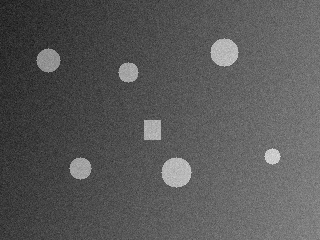
#> input picture labs/samples/01_objects_uneven_light.png, 320 x 240 px
$ python lab09_binary_segmentation.py --image samples/01_objects_uneven_light.png
#> lines starting #> are read from the running program, lines starting #| are printed output that depends on the picture; after the words box and inside, x2 and y2 are one past the last pixel; in counts of white or black regions, pixels touching at a corner belong together
### labs/common.py
"""Общие утилиты: ввод, шум, метрики, тестовые изображения, графики."""
import argparse
import os
import time

import cv2
import matplotlib
import numpy as np

matplotlib.use("Agg")
import matplotlib.pyplot as plt  # noqa: E402


def load(path, color=False):
    """Загрузить изображение (ошибка, если файла нет или он не читается)."""
    if not os.path.isfile(path):
        raise FileNotFoundError(f"Файл не найден: {path}")
    img = cv2.imread(path, cv2.IMREAD_COLOR if color else cv2.IMREAD_GRAYSCALE)
    if img is None:
        raise ValueError(f"Не удалось прочитать: {path}")
    return img


def check(img):
    """Проверить, что вход -- непустое 2D-изображение uint8."""
    if not isinstance(img, np.ndarray) or img.ndim != 2 or img.size == 0 or img.dtype != np.uint8:
        raise ValueError("Нужно непустое 2D-изображение uint8")


def parse(doc, extra=()):
    """Аргументы: --image (иначе демо), --out; extra -- список (имя, kwargs)."""
    p = argparse.ArgumentParser(description=doc)
    p.add_argument("--image", help="путь к изображению (иначе демо-данные)")
    p.add_argument("--out", default="out", help="папка для графиков")
    for name, kw in extra:
        p.add_argument(name, **kw)
    return p.parse_args()


def ms(func, *args, repeat=3):
    """Лучшее время func(*args) в миллисекундах."""
    best = float("inf")
    for _ in range(repeat):
        t0 = time.perf_counter()
        func(*args)
        best = min(best, time.perf_counter() - t0)
    return best * 1e3


# [25 lines left out: functions psnr, iou, f1, gauss, not called in this run]


def salt_pepper(img, amount, seed=0):
    """Импульсный шум: доля amount пикселей -> 0 или 255."""
    r = np.random.default_rng(seed).random(img.shape)
    out = img.copy()
    out[r < amount / 2] = 0
    out[(r >= amount / 2) & (r < amount)] = 255
    return out


def windows(img, k):
    """Окна k x k вокруг каждого пикселя, форма (H, W, k, k); края -- reflect."""
    return np.lib.stride_tricks.sliding_window_view(np.pad(img, k // 2, mode="reflect"), (k, k))


# [39 lines left out: functions demo_objects, demo_lines, demo_text, demo_regions, not called in this run]


def grid(items, out, name, ncols=3):
    """Сохранить subplot из пар (изображение, заголовок); 3 канала = BGR."""
    nrows = -(-len(items) // ncols)
    fig, axes = plt.subplots(nrows, ncols, figsize=(3.2 * ncols, 3.2 * nrows), squeeze=False)
    for ax in axes.ravel():
        ax.axis("off")
    for ax, (img, title) in zip(axes.ravel(), items):
        img = img.astype(np.uint8) * 255 if img.dtype == bool else img
        ax.imshow(cv2.cvtColor(img, cv2.COLOR_BGR2RGB) if img.ndim == 3 else img,
                  cmap="gray", vmin=0, vmax=255 if img.dtype == np.uint8 else None)
        ax.set_title(title, fontsize=9)
    save(fig, out, name)


# [7 lines left out: function plot, not called in this run]


def save(fig, out, name):
    """Сохранить фигуру в out/name и закрыть."""
    os.makedirs(out, exist_ok=True)
    fig.tight_layout()
    fig.savefig(os.path.join(out, name), dpi=100)
    plt.close(fig)

### labs/lab09_binary_segmentation.py
"""Лаба 9. Сегментация бинарных изображений: разметка связных компонент (два прохода + union-find)."""
import cv2
import numpy as np

import common


def label(binary, conn=8):
    """Метки 1..n для компонент 4- или 8-связности -> (labels, n)."""
    common.check(binary)
    h, w = binary.shape
    labels = np.zeros((h, w), np.int32)
    parent = [0]

    def find(a):
        while parent[a] != a:
            parent[a] = parent[parent[a]]  # сжатие путей
            a = parent[a]
        return a

    for y, x in zip(*map(np.ndarray.tolist, np.nonzero(binary))):
        # уже просмотренные соседи: слева, сверху (и две верхние диагонали при 8-связности)
        cand = [(y, x - 1), (y - 1, x)] + ([(y - 1, x - 1), (y - 1, x + 1)] if conn == 8 else [])
        nb = [labels[j, i] for j, i in cand if 0 <= i < w and j >= 0 and labels[j, i]]
        if not nb:
            parent.append(len(parent))
            labels[y, x] = len(parent) - 1
        else:
            labels[y, x] = m = min(nb)
            for v in nb:  # метки соседей -- один объект
                ra, rb = find(m), find(v)
                parent[max(ra, rb)] = min(ra, rb)
    roots = np.array([find(i) for i in range(len(parent))])
    uniq = np.unique(roots[1:])
    remap = np.zeros(len(parent), np.int32)
    remap[1:] = np.searchsorted(uniq, roots[1:]) + 1
    return remap[labels], len(uniq)


def properties(labels, n):
    """Площадь, центр масс (cx, cy) и bbox (x0, y0, x1, y1) каждой компоненты."""
    ys, xs = np.indices(labels.shape)
    f = labels.ravel()
    area = np.bincount(f, minlength=n + 1)[1:].astype(float)
    cx = np.bincount(f, xs.ravel(), n + 1)[1:] / np.maximum(area, 1)
    cy = np.bincount(f, ys.ravel(), n + 1)[1:] / np.maximum(area, 1)
    fg = labels > 0
    box = np.array([[labels.shape[1]] * (n + 1), [labels.shape[0]] * (n + 1), [-1] * (n + 1), [-1] * (n + 1)])
    np.minimum.at(box[0], labels[fg], xs[fg])
    np.minimum.at(box[1], labels[fg], ys[fg])
    np.maximum.at(box[2], labels[fg], xs[fg])
    np.maximum.at(box[3], labels[fg], ys[fg])
    return area, cx, cy, box[:, 1:].T


def drop_small(labels, n, min_area):
    """Удалить компоненты площадью < min_area (шум), перенумеровать."""
    keep = np.bincount(labels.ravel(), minlength=n + 1) >= min_area
    keep[0] = False
    remap = np.zeros(n + 1, np.int32)
    remap[keep] = np.arange(1, keep.sum() + 1)
    return remap[labels], int(keep.sum())


def main():
    args = common.parse(__doc__)
    if args.image:
        g = common.load(args.image)
#> in load, img is the input picture: shape (240, 320); min 20, max 223, mean 88.4
        binary = (g > cv2.threshold(g, 0, 255, cv2.THRESH_OTSU)[0]).astype(np.uint8) * 255
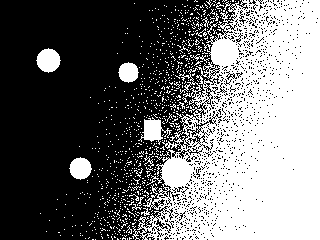
#> binary: shape (240, 320); 43% white; 843 white regions (827 under 20 px), largest, box (x1, y1, x2, y2) and area: (132, 0, 320, 240) 29442, (36, 48, 61, 73) 441, (138, 117, 172, 145) 414
    else:
        binary = common.demo_objects()[1].astype(np.uint8) * 255
    for conn in (4, 8):
        lab, n = label(binary, conn)
        ref_n, ref = cv2.connectedComponents(binary, connectivity=conn)
        pairs = set(zip(lab[lab > 0].tolist(), ref[lab > 0].tolist()))
        print(f"{conn}-связность: наши {n}, cv2 {ref_n - 1}, разбиения совпадают: {len(pairs) == n == ref_n - 1}")
#> this loop made 2 passes
#> (n, ref_n) on passes 1 to 2: (1607, 1608), (843, 844)
#| 4-связность: наши 1607, cv2 1607, разбиения совпадают: True
#| 8-связность: наши 843, cv2 843, разбиения совпадают: True
#> pass 2, in main, `ref_n, ref = cv2.connectedComponents(binary, connectivity=conn)`:
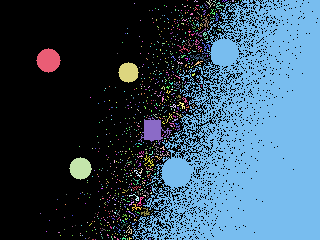
#> ref: shape (240, 320) int32; 844 distinct labels, from 0 to 843; one colour per label, 0 black
    diag = np.zeros((6, 6), np.uint8)
    diag[1, 1] = diag[2, 2] = diag[3, 3] = 255
    print(f"диагональ: 4-связность {label(diag, 4)[1]} объекта, 8-связность {label(diag, 8)[1]}")
    lab, n = label(binary)
#> the loop in label (call 5), `for y, x in zip(*map(np.ndarray.tolist, np.nonzero(binary))):` made 33054 passes
#> (x, cand, nb, m) on passes 9, 11, 15, 17, 19, 20, 22, 27, 28, 29, 30: (226, [(0, 225), (-1, 226), (-1, 225), (-1, 227)], [8], 8), (233, [(0, 232), (-1, 233), (-1, 232), (-1, 234)], [9], 9), (245, [(0, 244), (-1, 245), (-1, 244), (-1, 246)], [12], 12), (248, [(0, 247), (-1, 248), (-1, 247), (-1, 249)], [13], 13), (251, [(0, 250), (-1, 251), (-1, 250), (-1, 252)], [14], 14), (252, [(0, 251), (-1, 252), (-1, 251), (-1, 253)], [14], 14), (255, [(0, 254), (-1, 255), (-1, 254), (-1, 256)], [15], 15), (264, [(0, 263), (-1, 264), (-1, 263), (-1, 265)], [19], 19), (265, [(0, 264), (-1, 265), (-1, 264), (-1, 266)], [19], 19), (266, [(0, 265), (-1, 266), (-1, 265), (-1, 267)], [19], 19), (267, [(0, 266), (-1, 267), (-1, 266), (-1, 268)], [19], 19)
#> m on passes 61, 63, 64, 65, 66, 67: 23, 24, 24, 24, 24, 24
#> after the loop in label (call 5), `for y, x in zip(*map(np.ndarray.tolist, np.nonzero(binary))):`:
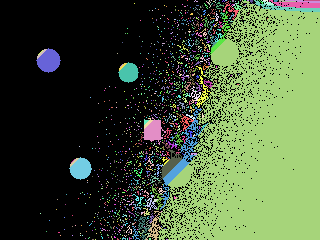
#> labels: shape (240, 320) int32; 1181 distinct labels, from 0 to 1180; one colour per label, 0 black
#> after the loop in label (call 5), `for y, x in zip(*map(np.ndarray.tolist, np.nonzero(binary))):`: parent = 1181 values, max 1179 at index 1179, min 0 at index 0, mean 510.9
#> in label (call 5), `roots = np.array([find(i) for i in range(len(parent))])`: roots = 1181 values, max 1179 at index 1179, min 0 at index 0, mean 491.2
#> in label (call 5), `uniq = np.unique(roots[1:])`: uniq = 843 values from 1 to 1179
#> in label (call 5), `remap = np.zeros(len(parent), np.int32)`: remap = 1181 values from 0 to 0
    area, cx, cy, box = properties(lab, n)
#> in properties, `area = np.bincount(f, minlength=n + 1)[1:].astype(float)`: area = 843 values, max 29442 at index 9, min 1 at index 0, mean 39.21
#> in properties, `cx = np.bincount(f, xs.ravel(), n + 1)[1:] / np.maximum(area, 1)`: cx = 843 values, max 252.5 at index 9, min 40 at index 743, mean 146.6
#> in properties, `cy = np.bincount(f, ys.ravel(), n + 1)[1:] / np.maximum(area, 1)`: cy = 843 values, max 239 at index 841, min 0 at index 0, mean 120.4
#> box = 843 rows, first 6: [187, 0, 187, 0], [194, 0, 197, 1], [206, 0, 212, 7], [211, 0, 211, 0], [213, 0, 215, 2], [219, 0, 219, 0]
    for i in range(min(n, 10)):
        print(f"  №{i + 1}: площадь {int(area[i])}, центр ({cx[i]:.1f}, {cy[i]:.1f}), bbox {box[i].tolist()}")
#> this loop made 10 passes
#|   №1: площадь 1, центр (187.0, 0.0), bbox [187, 0, 187, 0]
#|   №2: площадь 4, центр (195.5, 0.8), bbox [194, 0, 197, 1]
#|   №3: площадь 14, центр (209.1, 3.1), bbox [206, 0, 212, 7]
#|   №4: площадь 1, центр (211.0, 0.0), bbox [211, 0, 211, 0]
#|   №5: площадь 4, центр (214.2, 1.0), bbox [213, 0, 215, 2]
#|   №6: площадь 1, центр (219.0, 0.0), bbox [219, 0, 219, 0]
#|   №7: площадь 5, центр (224.0, 0.4), bbox [222, 0, 226, 1]
#|   №8: площадь 4, центр (232.5, 0.5), bbox [232, 0, 233, 1]
#> (further printed lines are left out)
    print(f"время: наш {common.ms(label, binary, 8, repeat=1):.1f} мс, cv2 {common.ms(cv2.connectedComponents, binary):.3f} мс")
#| время: наш 5077.8 мс, cv2 0.272 мс
    noisy = common.salt_pepper(binary, 0.01)
#> in salt_pepper, `out[(r >= amount / 2) & (r < amount)] = 255`: out: shape (240, 320); 43.1% white; 977 white regions (963 under 20 px), largest, box (x1, y1, x2, y2) and area: (132, 0, 320, 240) 29379, (36, 48, 61, 73) 439, (138, 117, 172, 145) 413
    ln, nn = label(noisy)
#> the loop in label (call 7), `for y, x in zip(*map(np.ndarray.tolist, np.nonzero(binary))):` made 33091 passes
#> (x, cand, nb, m) on passes 4, 11, 13, 17, 19, 21, 22, 24, 29, 30, 31: (196, [(0, 195), (-1, 196), (-1, 195), (-1, 197)], [3], 3), (226, [(0, 225), (-1, 226), (-1, 225), (-1, 227)], [9], 9), (233, [(0, 232), (-1, 233), (-1, 232), (-1, 234)], [10], 10), (245, [(0, 244), (-1, 245), (-1, 244), (-1, 246)], [13], 13), (248, [(0, 247), (-1, 248), (-1, 247), (-1, 249)], [14], 14), (251, [(0, 250), (-1, 251), (-1, 250), (-1, 252)], [15], 15), (252, [(0, 251), (-1, 252), (-1, 251), (-1, 253)], [15], 15), (255, [(0, 254), (-1, 255), (-1, 254), (-1, 256)], [16], 16), (264, [(0, 263), (-1, 264), (-1, 263), (-1, 265)], [20], 20), (265, [(0, 264), (-1, 265), (-1, 264), (-1, 266)], [20], 20), (266, [(0, 265), (-1, 266), (-1, 265), (-1, 267)], [20], 20)
#> m on passes 61, 62, 64, 65, 66, 67: 24, 24, 25, 25, 25, 25
#> after the loop in label (call 7), `for y, x in zip(*map(np.ndarray.tolist, np.nonzero(binary))):`:
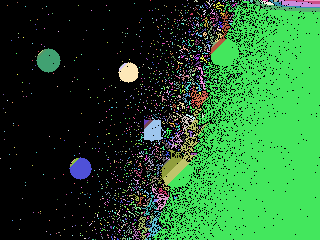
#> labels: shape (240, 320) int32; 1317 distinct labels, from 0 to 1316; one colour per label, 0 black
#> after the loop in label (call 7), `for y, x in zip(*map(np.ndarray.tolist, np.nonzero(binary))):`: parent = 1317 values, max 1315 at index 1315, min 0 at index 0, mean 570.8
#> in label (call 7), `roots = np.array([find(i) for i in range(len(parent))])`: roots = 1317 values, max 1315 at index 1315, min 0 at index 0, mean 552.5
#> in label (call 7), `uniq = np.unique(roots[1:])`: uniq = 977 values from 1 to 1315
#> in label (call 7), `remap = np.zeros(len(parent), np.int32)`: remap = 1317 values from 0 to 0
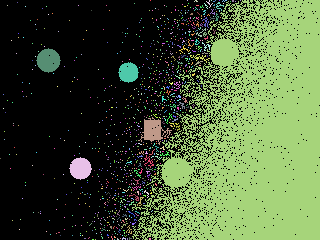
#> ln: shape (240, 320) int32; 978 distinct labels, from 0 to 977; one colour per label, 0 black
#> nn = 977
    lf, nf = drop_small(ln, nn, 30)
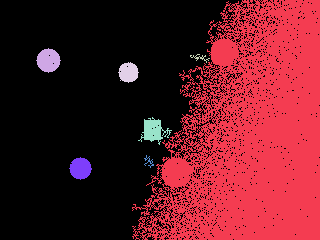
#> lf: shape (240, 320) int32; 8 distinct labels, from 0 to 7; one colour per label, 0 black
#> nf = 7
    print(f"шум 1%: компонент {nn} (честных {n}), после фильтра площади >= 30: {nf}")
#| шум 1%: компонент 977 (честных 843), после фильтра площади >= 30: 7
    color = np.random.default_rng(1).integers(60, 255, (nn + 1, 3)).astype(np.uint8)
#> color = 978 rows, first 8: [152, 159, 207], [245, 66, 88], [220, 244, 108], [120, 229, 142], [113, 221, 110], [139, 185, 167], [76, 65, 228], [206, 223, 164]
    color[0] = 0
    common.grid([(binary, "бинарное"), (color[lab], f"метки n={n}"), (color[ln], f"шум: n={nn}"),
                 (color[lf], f"фильтр площади: n={nf}")], args.out, "lab09.png", 4)
#> in save, `fig.savefig(os.path.join(out, name), dpi=100)`:
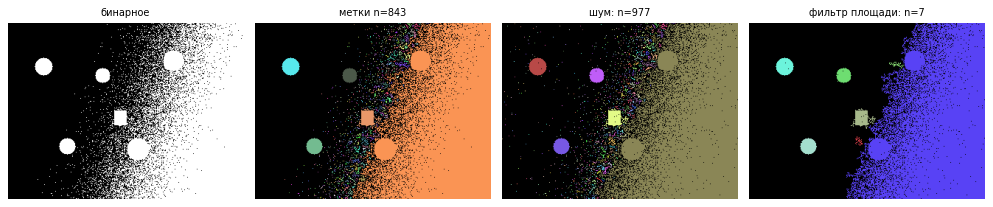
#> figure drawn by matplotlib, 4 panels


if __name__ == "__main__":
    main()
